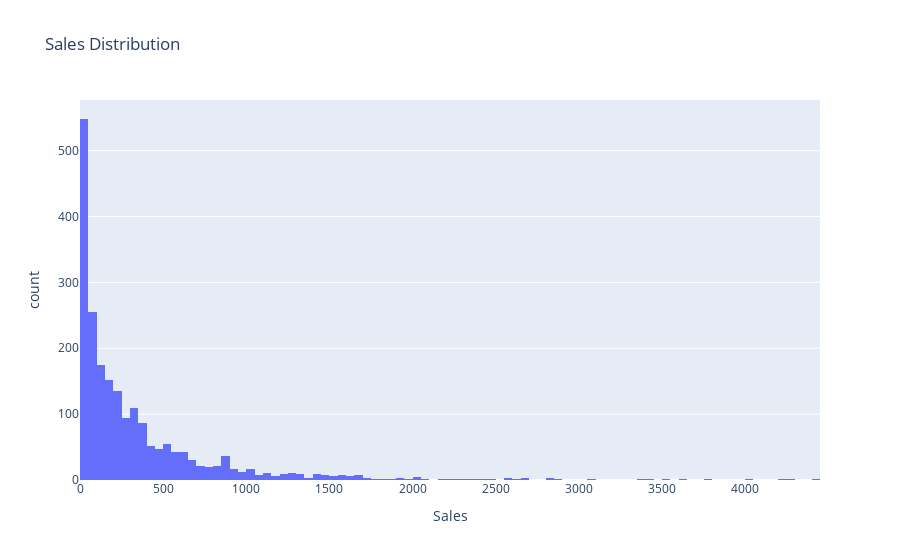
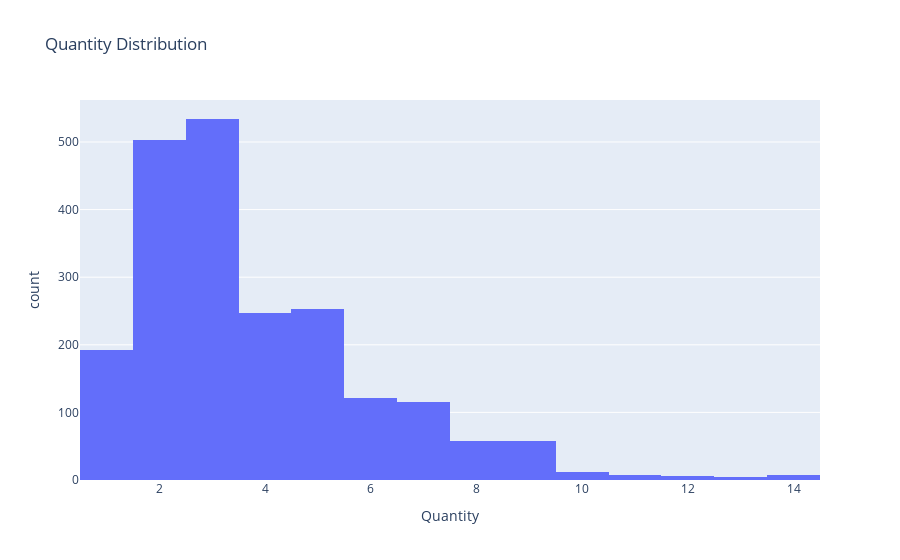
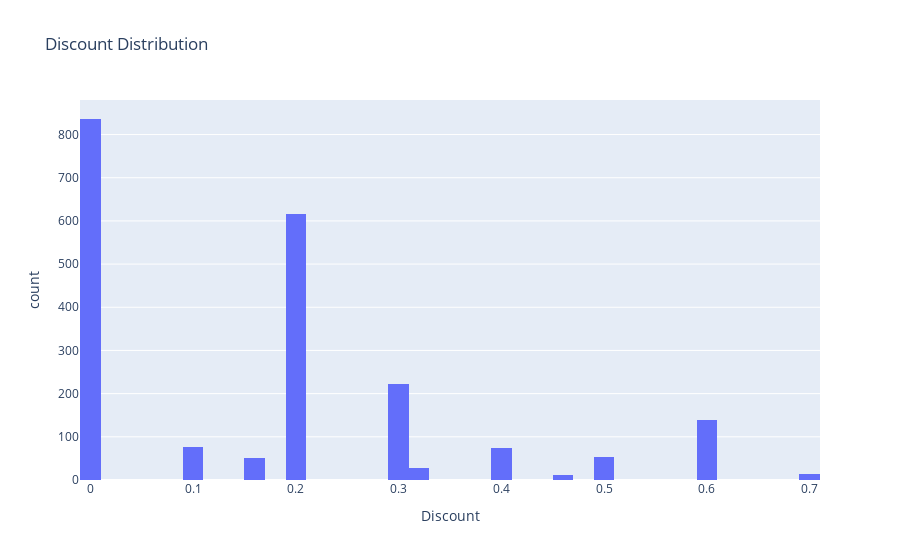
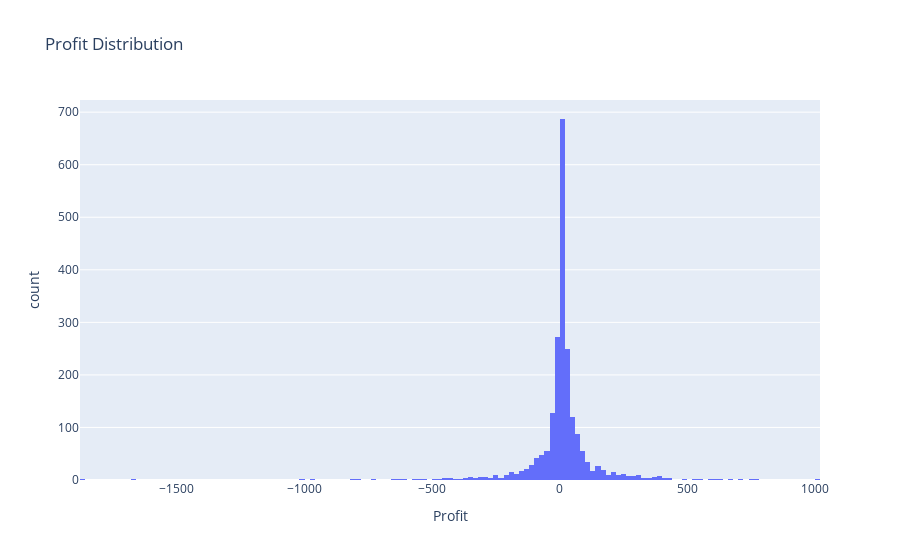

The notebook cell saved with these charts, in order:
### Code cell
# Create a histogram for all the numerical columns using plotly library
import plotly.express as px

for column in data.select_dtypes(include='number').columns:
    fig = px.histogram(data, x=column, title=f'{column} Distribution')
    fig.show()

### Figure 1 — Plotly figure (JSON) as saved in the notebook; plotly's stock layout.template omitted (floating-point values rounded to 4 significant figures; data arrays with more than 128 entries replaced by an {"elided": "..."} marker saying what was removed)
{"data": [{"alignmentgroup": "True", "bingroup": "x", "hovertemplate": "Sales=%{x}<br>count=%{y}<extra></extra>", "legendgroup": "", "marker": {"color": "#636efa", "pattern": {"shape": ""}}, "name": "", "offsetgroup": "", "orientation": "v", "showlegend": false, "type": "histogram", "x": {"elided": "2121 float values"}, "xaxis": "x", "yaxis": "y"}], "layout": {"barmode": "relative", "legend": {"tracegroupgap": 0}, "title": {"text": "Sales Distribution"}, "xaxis": {"anchor": "y", "domain": [0, 1], "title": {"text": "Sales"}}, "yaxis": {"anchor": "x", "domain": [0, 1], "title": {"text": "count"}}}}

### Figure 2 — Plotly figure (JSON) as saved in the notebook; plotly's stock layout.template omitted (floating-point values rounded to 4 significant figures; data arrays with more than 128 entries replaced by an {"elided": "..."} marker saying what was removed)
{"data": [{"alignmentgroup": "True", "bingroup": "x", "hovertemplate": "Quantity=%{x}<br>count=%{y}<extra></extra>", "legendgroup": "", "marker": {"color": "#636efa", "pattern": {"shape": ""}}, "name": "", "offsetgroup": "", "orientation": "v", "showlegend": false, "type": "histogram", "x": {"elided": "2121 int values"}, "xaxis": "x", "yaxis": "y"}], "layout": {"barmode": "relative", "legend": {"tracegroupgap": 0}, "title": {"text": "Quantity Distribution"}, "xaxis": {"anchor": "y", "domain": [0, 1], "title": {"text": "Quantity"}}, "yaxis": {"anchor": "x", "domain": [0, 1], "title": {"text": "count"}}}}

### Figure 3 — Plotly figure (JSON) as saved in the notebook; plotly's stock layout.template omitted (floating-point values rounded to 4 significant figures; data arrays with more than 128 entries replaced by an {"elided": "..."} marker saying what was removed)
{"data": [{"alignmentgroup": "True", "bingroup": "x", "hovertemplate": "Discount=%{x}<br>count=%{y}<extra></extra>", "legendgroup": "", "marker": {"color": "#636efa", "pattern": {"shape": ""}}, "name": "", "offsetgroup": "", "orientation": "v", "showlegend": false, "type": "histogram", "x": {"elided": "2121 float values"}, "xaxis": "x", "yaxis": "y"}], "layout": {"barmode": "relative", "legend": {"tracegroupgap": 0}, "title": {"text": "Discount Distribution"}, "xaxis": {"anchor": "y", "domain": [0, 1], "title": {"text": "Discount"}}, "yaxis": {"anchor": "x", "domain": [0, 1], "title": {"text": "count"}}}}

### Figure 4 — Plotly figure (JSON) as saved in the notebook; plotly's stock layout.template omitted (floating-point values rounded to 4 significant figures; data arrays with more than 128 entries replaced by an {"elided": "..."} marker saying what was removed)
{"data": [{"alignmentgroup": "True", "bingroup": "x", "hovertemplate": "Profit=%{x}<br>count=%{y}<extra></extra>", "legendgroup": "", "marker": {"color": "#636efa", "pattern": {"shape": ""}}, "name": "", "offsetgroup": "", "orientation": "v", "showlegend": false, "type": "histogram", "x": {"elided": "2121 float values"}, "xaxis": "x", "yaxis": "y"}], "layout": {"barmode": "relative", "legend": {"tracegroupgap": 0}, "title": {"text": "Profit Distribution"}, "xaxis": {"anchor": "y", "domain": [0, 1], "title": {"text": "Profit"}}, "yaxis": {"anchor": "x", "domain": [0, 1], "title": {"text": "count"}}}}
